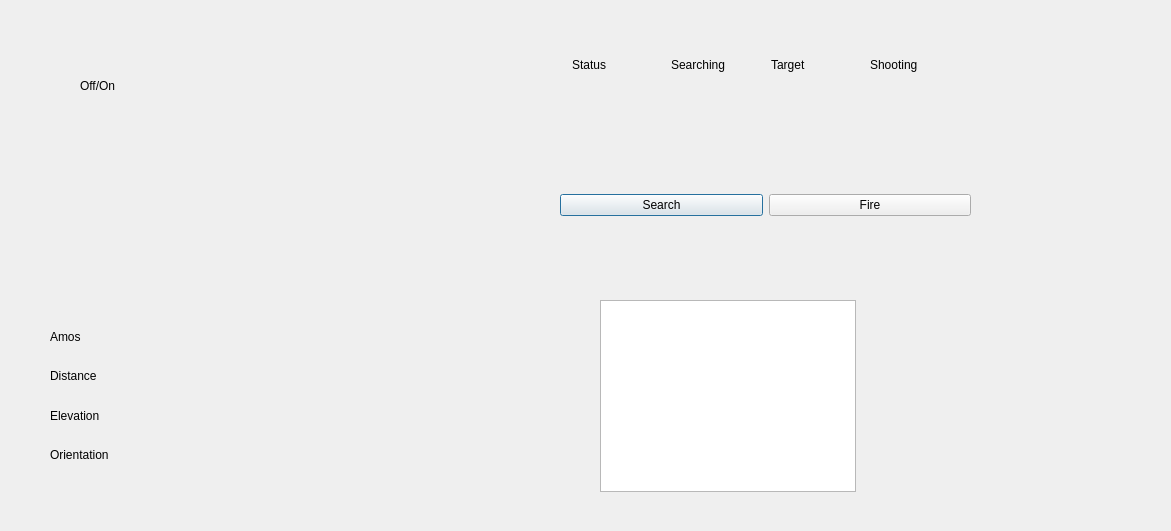
<?xml version="1.0" encoding="UTF-8"?>
<ui version="4.0">
 <class>Dialog</class>
 <widget class="QDialog" name="Dialog">
  <property name="geometry">
   <rect>
    <x>0</x>
    <y>0</y>
    <width>1171</width>
    <height>531</height>
   </rect>
  </property>
  <property name="windowTitle">
   <string>Dialog</string>
  </property>
  <widget class="QWidget" name="horizontalLayoutWidget">
   <property name="geometry">
    <rect>
     <x>560</x>
     <y>130</y>
     <width>411</width>
     <height>151</height>
    </rect>
   </property>
   <layout class="QHBoxLayout" name="horizontalLayout">
    <item>
     <widget class="QPushButton" name="search">
      <property name="text">
       <string>Search</string>
      </property>
     </widget>
    </item>
    <item>
     <widget class="QPushButton" name="fire">
      <property name="text">
       <string>Fire</string>
      </property>
     </widget>
    </item>
   </layout>
  </widget>
  <widget class="QWidget" name="verticalLayoutWidget">
   <property name="geometry">
    <rect>
     <x>50</x>
     <y>320</y>
     <width>160</width>
     <height>151</height>
    </rect>
   </property>
   <layout class="QVBoxLayout" name="verticalLayout">
    <item>
     <widget class="QLabel" name="amos">
      <property name="text">
       <string>Amos</string>
      </property>
     </widget>
    </item>
    <item>
     <widget class="QLabel" name="distance">
      <property name="text">
       <string>Distance</string>
      </property>
     </widget>
    </item>
    <item>
     <widget class="QLabel" name="elevaation">
      <property name="text">
       <string>Elevation </string>
      </property>
     </widget>
    </item>
    <item>
     <widget class="QLabel" name="orientation">
      <property name="text">
       <string>Orientation</string>
      </property>
     </widget>
    </item>
   </layout>
  </widget>
  <widget class="QGraphicsView" name="cameraLabel">
   <property name="geometry">
    <rect>
     <x>600</x>
     <y>300</y>
     <width>256</width>
     <height>192</height>
    </rect>
   </property>
   <property name="focusPolicy">
    <enum>Qt::StrongFocus</enum>
   </property>
   <property name="acceptDrops">
    <bool>true</bool>
   </property>
  </widget>
  <widget class="QWidget" name="horizontalLayoutWidget_2">
   <property name="geometry">
    <rect>
     <x>572</x>
     <y>20</y>
     <width>391</width>
     <height>89</height>
    </rect>
   </property>
   <layout class="QHBoxLayout" name="horizontalLayout_2">
    <item>
     <widget class="QLabel" name="status">
      <property name="text">
       <string>Status</string>
      </property>
     </widget>
    </item>
    <item>
     <widget class="QLabel" name="searching">
      <property name="text">
       <string>Searching</string>
      </property>
     </widget>
    </item>
    <item>
     <widget class="QLabel" name="target">
      <property name="text">
       <string>Target</string>
      </property>
     </widget>
    </item>
    <item>
     <widget class="QLabel" name="shooting">
      <property name="text">
       <string>Shooting</string>
      </property>
     </widget>
    </item>
   </layout>
  </widget>
  <widget class="QLabel" name="Switch">
   <property name="geometry">
    <rect>
     <x>80</x>
     <y>65</y>
     <width>55</width>
     <height>41</height>
    </rect>
   </property>
   <property name="text">
    <string>Off/On</string>
   </property>
  </widget>
 </widget>
 <resources/>
 <connections/>
</ui>
